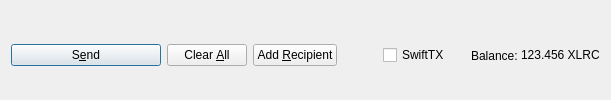
         <widget class="QFrame" name="frame_Send">
          <layout class="QHBoxLayout" name="horizontalLayout">
           <property name="bottomMargin">
            <number>0</number>
           </property>
           <item>
            <widget class="QPushButton" name="sendButton">
             <property name="minimumSize">
              <size>
               <width>150</width>
               <height>0</height>
              </size>
             </property>
             <property name="toolTip">
              <string>Confirm the send action</string>
             </property>
             <property name="text">
              <string>S&amp;end</string>
             </property>
             <property name="icon">
              <iconset resource="../solarium.qrc">
               <normaloff>:/icons/send</normaloff>:/icons/send</iconset>
             </property>
             <property name="autoDefault">
              <bool>false</bool>
             </property>
             <property name="default">
              <bool>true</bool>
             </property>
            </widget>
           </item>
           <item>
            <widget class="QPushButton" name="clearButton">
             <property name="sizePolicy">
              <sizepolicy hsizetype="Minimum" vsizetype="Fixed">
               <horstretch>0</horstretch>
               <verstretch>0</verstretch>
              </sizepolicy>
             </property>
             <property name="toolTip">
              <string>Clear all fields of the form.</string>
             </property>
             <property name="text">
              <string>Clear &amp;All</string>
             </property>
             <property name="icon">
              <iconset resource="../solarium.qrc">
               <normaloff>:/icons/remove</normaloff>:/icons/remove</iconset>
             </property>
             <property name="autoDefault">
              <bool>false</bool>
             </property>
            </widget>
           </item>
           <item>
            <widget class="QPushButton" name="addButton">
             <property name="toolTip">
              <string>Send to multiple recipients at once</string>
             </property>
             <property name="text">
              <string>Add &amp;Recipient</string>
             </property>
             <property name="icon">
              <iconset resource="../solarium.qrc">
               <normaloff>:/icons/add</normaloff>:/icons/add</iconset>
             </property>
             <property name="autoDefault">
              <bool>false</bool>
             </property>
            </widget>
           </item>
           <item>
            <spacer name="horizontalSpacer">
             <property name="orientation">
              <enum>Qt::Horizontal</enum>
             </property>
             <property name="sizeHint" stdset="0">
              <size>
               <width>40</width>
               <height>20</height>
              </size>
             </property>
            </spacer>
           </item>
           <item>
            <layout class="QHBoxLayout" name="horizontalLayout_2">
             <property name="spacing">
              <number>3</number>
             </property>
             <item>
              <widget class="QCheckBox" name="checkSwiftTX">
               <property name="enabled">
                <bool>true</bool>
               </property>
               <property name="minimumSize">
                <size>
                 <width>85</width>
                 <height>0</height>
                </size>
               </property>
               <property name="text">
                <string>SwiftTX</string>
               </property>
              </widget>
             </item>
             <item>
              <widget class="QLabel" name="label">
               <property name="text">
                <string>Balance:</string>
               </property>
              </widget>
             </item>
             <item>
              <widget class="QLabel" name="labelBalance">
               <property name="sizePolicy">
                <sizepolicy hsizetype="Preferred" vsizetype="Fixed">
                 <horstretch>0</horstretch>
                 <verstretch>0</verstretch>
                </sizepolicy>
               </property>
               <property name="cursor">
                <cursorShape>IBeamCursor</cursorShape>
               </property>
               <property name="text">
                <string notr="true">123.456 XLRC</string>
               </property>
               <property name="textInteractionFlags">
                <set>Qt::LinksAccessibleByMouse|Qt::TextSelectableByKeyboard|Qt::TextSelectableByMouse</set>
               </property>
              </widget>
             </item>
            </layout>
           </item>
          </layout>
         </widget>
